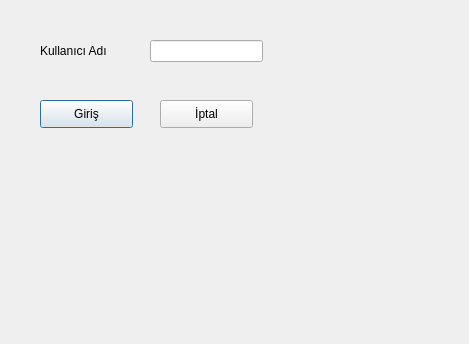
<?xml version="1.0" encoding="UTF-8"?>
<ui version="4.0">
 <class>Dialog</class>
 <widget class="QDialog" name="Dialog">
  <property name="geometry">
   <rect>
    <x>0</x>
    <y>0</y>
    <width>469</width>
    <height>344</height>
   </rect>
  </property>
  <property name="windowTitle">
   <string>Dialog</string>
  </property>
  <widget class="QLabel" name="label">
   <property name="geometry">
    <rect>
     <x>40</x>
     <y>40</y>
     <width>81</width>
     <height>21</height>
    </rect>
   </property>
   <property name="text">
    <string>Kullanıcı Adı</string>
   </property>
  </widget>
  <widget class="QLineEdit" name="edtIsim">
   <property name="geometry">
    <rect>
     <x>150</x>
     <y>40</y>
     <width>113</width>
     <height>22</height>
    </rect>
   </property>
  </widget>
  <widget class="QPushButton" name="btGrs">
   <property name="geometry">
    <rect>
     <x>40</x>
     <y>100</y>
     <width>93</width>
     <height>28</height>
    </rect>
   </property>
   <property name="text">
    <string>Giriş</string>
   </property>
  </widget>
  <widget class="QPushButton" name="btnIptal">
   <property name="geometry">
    <rect>
     <x>160</x>
     <y>100</y>
     <width>93</width>
     <height>28</height>
    </rect>
   </property>
   <property name="text">
    <string>İptal</string>
   </property>
  </widget>
 </widget>
 <resources/>
 <connections>
  <connection>
   <sender>btnIptal</sender>
   <signal>clicked()</signal>
   <receiver>Dialog</receiver>
   <slot>reject()</slot>
   <hints>
    <hint type="sourcelabel">
     <x>206</x>
     <y>121</y>
    </hint>
    <hint type="destinationlabel">
     <x>235</x>
     <y>344</y>
    </hint>
   </hints>
  </connection>
 </connections>
</ui>
